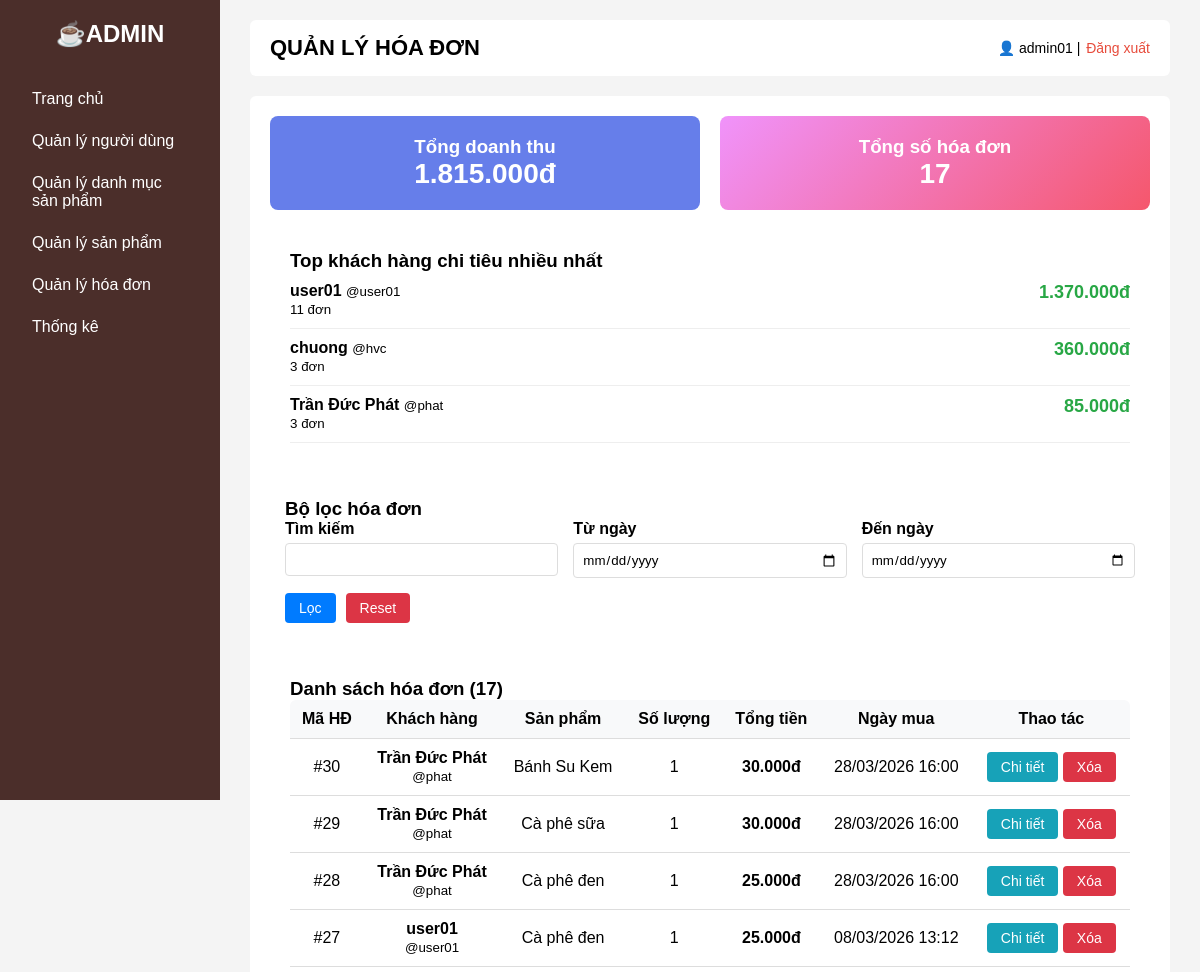
The app's page /php/phpAdmin/orders.php (signed in, upper part), older data.
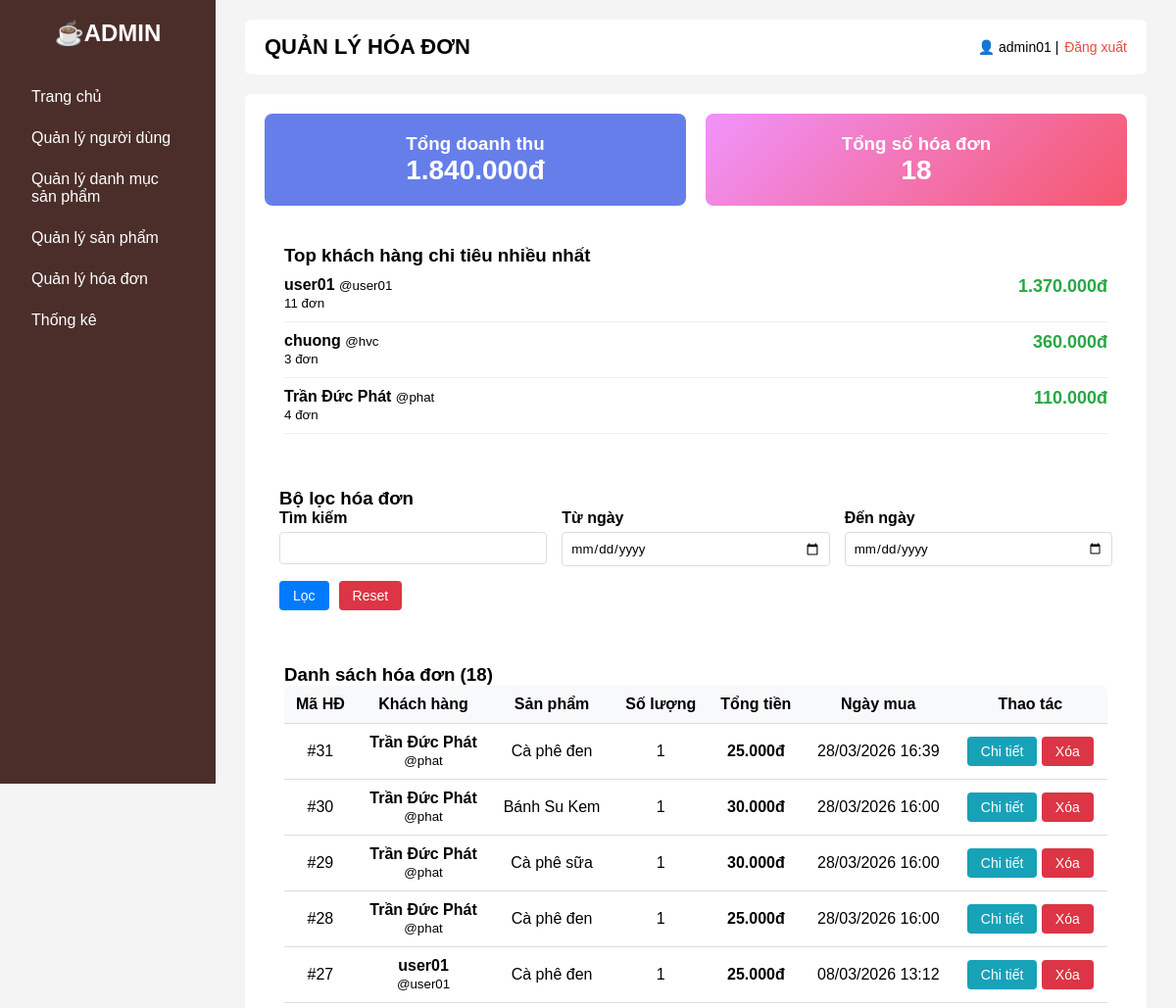
The same page, newer data.
### tables this page shows
CREATE TABLE `user_invoices` (
  `id` int(11) NOT NULL,
  `user_id` int(11) DEFAULT NULL,
  `product_name` varchar(255) DEFAULT NULL,
  `quantity` int(11) DEFAULT NULL,
  `total_price` int(11) DEFAULT NULL,
  `created_at` datetime DEFAULT current_timestamp()
);

CREATE TABLE `users` (
  `id` int(11) NOT NULL,
  `name` varchar(100) NOT NULL,
  `username` varchar(100) NOT NULL,
  `password` varchar(255) NOT NULL,
  `role` varchar(20) NOT NULL DEFAULT 'user',
  `email` varchar(255) NOT NULL,
  `address` varchar(255) DEFAULT NULL
);

### php/phpAdmin/orders.php (the view, shortened to what the changed rows need)
<?php
include "../connect.php";
$query = "SELECT ui.*, u.name AS customer_name, u.username
          FROM user_invoices ui
          LEFT JOIN users u ON ui.user_id = u.id
          WHERE 1=1";
$query .= " ORDER BY ui.id DESC";
$invoices = $conn->query($query);
$revenue_query = "SELECT SUM(total_price) AS total FROM user_invoices WHERE 1=1";
$total_revenue = $conn->query($revenue_query)->fetch_assoc()["total"] ?? 0;
$customer_stats_query = "SELECT u.name AS customer_name, u.username,
                         COUNT(ui.id) AS order_count,
                         SUM(ui.total_price) AS total_spent
                         FROM user_invoices ui
                         LEFT JOIN users u ON ui.user_id = u.id
                         WHERE 1=1";
$customer_stats_query .= " GROUP BY ui.user_id ORDER BY total_spent DESC LIMIT 3";
$customer_stats = $conn->query($customer_stats_query);
?>
<!DOCTYPE html>
<html lang="vi">
<head>
    <link rel="stylesheet" href="/quanlyquancaphe_web/Coffee_Web/css/home.css?v=<?php echo time(); ?>">
    <link rel="stylesheet" href="/quanlyquancaphe_web/Coffee_Web/css/orders.css?v=<?php echo time(); ?>">
</head>
<body>
    <div class="layout">
        <aside class="sidebar">
            <h2>☕ADMIN</h2>
        </aside>
        <main class="content">
            <header class="topbar">
                <h1>QUẢN LÝ HÓA ĐƠN</h1>
            </header>
            <section class="welcome">
                <div class="stats-container">
                    <div class="stats-box">
                        <h3>Tổng doanh thu</h3>
                        <div class="amount"><?= number_format($total_revenue, 0, ',', '.') ?>đ</div>
                    </div>
                    <div class="stats-box" style="background:linear-gradient(135deg,#f093fb,#f5576c)">
                        <h3>Tổng số hóa đơn</h3>
                        <div class="amount"><?= $invoices->num_rows ?></div>
                    </div>
                </div>
                <?php if ($customer_stats->num_rows > 0): ?>
                    <div class="customer-stats">
                        <?php while ($cs = $customer_stats->fetch_assoc()): ?>
                            <div class="customer-item">
                                <div>
                                    <strong><?= htmlspecialchars($cs["customer_name"]) ?></strong>
                                    <small>@<?= htmlspecialchars($cs["username"]) ?></small><br>
                                    <small><?= $cs["order_count"] ?> đơn</small>
                                </div>
                                <div>
                                    <strong style="color:#28a745;font-size:18px">
                                        <?= number_format($cs["total_spent"], 0, ',', '.') ?>đ
                                    </strong>
                                </div>
                            </div>
                        <?php endwhile; ?>
                    </div>
                <?php endif; ?>
                <div style="background:#fff;padding:20px;border-radius:8px;">
                    <h3>Danh sách hóa đơn (<?= $invoices->num_rows ?>)</h3>
                    <table>
                        <thead>
                            <tr>
                                <th>Mã HĐ</th>
                                <th>Khách hàng</th>
                                <th>Sản phẩm</th>
                                <th>Số lượng</th>
                                <th>Tổng tiền</th>
                                <th>Ngày mua</th>
                                <th>Thao tác</th>
                            </tr>
                        </thead>
                        <tbody>
                            <?php if ($invoices->num_rows > 0): ?>
                                <?php while ($row = $invoices->fetch_assoc()): ?>
                                    <tr>
                                        <td>#<?= $row["id"] ?></td>
                                        <td>
                                            <strong><?= htmlspecialchars($row["customer_name"]) ?></strong><br>
                                            <small>@<?= htmlspecialchars($row["username"]) ?></small>
                                        </td>
                                        <td><?= htmlspecialchars($row["product_name"]) ?></td>
                                        <td><?= $row["quantity"] ?></td>
                                        <td><strong><?= number_format($row["total_price"], 0, ',', '.') ?>đ</strong></td>
                                        <td><?= date("d/m/Y H:i", strtotime($row["created_at"])) ?></td>
                                        <td>
                                            <button onclick="viewInvoiceDetail(<?= $row['id'] ?>)" class="btn btn-info">Chi tiết</button>
                                            <form method="POST" style="display:inline" onsubmit="return confirm('Xóa hóa đơn này?')">
                                                <button name="btn_delete_invoice" class="btn btn-danger">Xóa</button>
                                            </form>
                                        </td>
                                    </tr>
                                <?php endwhile; ?>
                            <?php else: ?>
                                <tr>
                                    <td colspan="7" style="text-align:center;">Không có hóa đơn</td>
                                </tr>
                            <?php endif; ?>
                        </tbody>
                    </table>
                </div>
            </section>
        </main>
    </div>
</body>
</html>

Row changes from the older to the newer data that the page shows:
added user_invoices: id "31", user.name "Trần Đức Phát", user.username "phat", product_name "Cà phê đen", quantity "1", total_price "25.000", created_at "28/03/2026 16:39"
Text that changed along with them:
$total_revenue: "1.815.000" → "1.840.000"
$invoices->num_rows: "17" → "18"
new list line: "Trần Đức Phát @ phat 4 đơn 110.000 đ"
list line gone: "Trần Đức Phát @ phat 3 đơn 85.000 đ"
